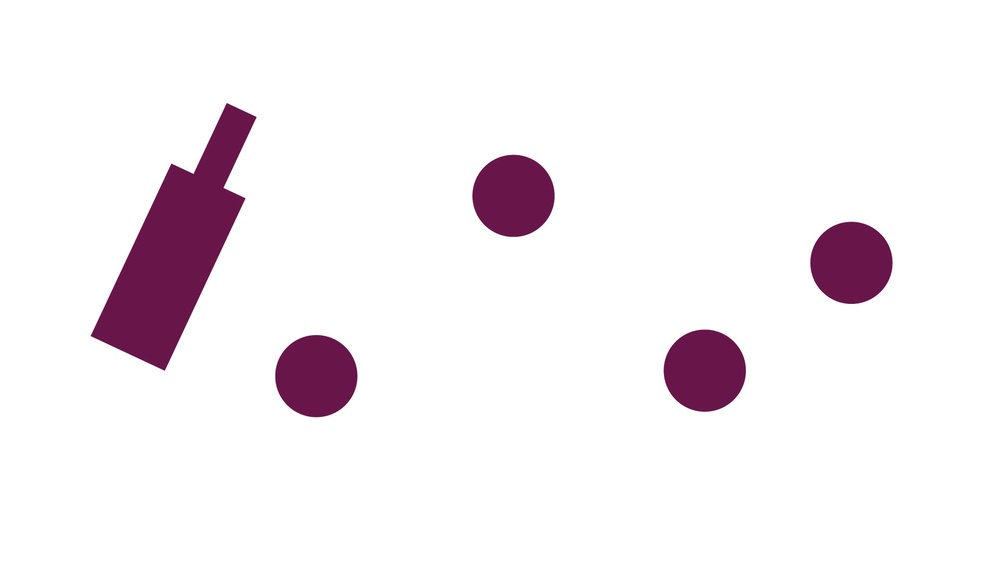
#> input picture resources/linea_1.jpg, 1000 x 562 px, shrunk from 1920 x 1080 before the run; its folder holds only this picture in this run
$ python __main__.py resources/linea_1.jpg
#> lines starting #> are read from the running program, lines starting #| are printed output that depends on the picture; after the words box and inside, x2 and y2 are one past the last pixel; in counts of white or black regions, pixels touching at a corner belong together
### Processing.py
''' Se ha creado una class llamada Game con funciones
- def __init__() para iniciar el constructor de la class Game
_ def run(self) funcion para iniciar
- def__process(self) para el proceso'''

# Importamos las librerias de mayor a menor gerarquia
import os
import cv2
import keyboard
from fun_get_shapes import get_shapes

# Definimos la class
class Game:


    def __init__(self):
        # Es el constructor
        pass
    def run(self):
        print("Precaución Iniciando Operaciones")
        self.__process()

    def __process(self):
        # leer el path donde estan las imagenes
        _path = "resources"
        print(f'veamos: { _path}')
        #Lista con los nombres de las imagenes
        files_names = os.listdir(_path)

        _running = True

        # Bucle infinito mientras running este en True
        while _running:
            # Recorriendo la lista donde esta las imagenes
            for file_name in files_names:
                image = cv2.imread(_path + "/" + file_name)
#> image is the input picture: shape (562, 1000, 3); mean B, G, R 242.2, 238.6, 244.3

                # Para dibujar los contornos pero mantener la imagen original hacemos una copia de la misma
                image_contour = image.copy()

                # Cambio de espacio de color de BGR a escala de grises
                _image_gray = cv2.cvtColor(image, cv2.COLOR_BGR2GRAY)
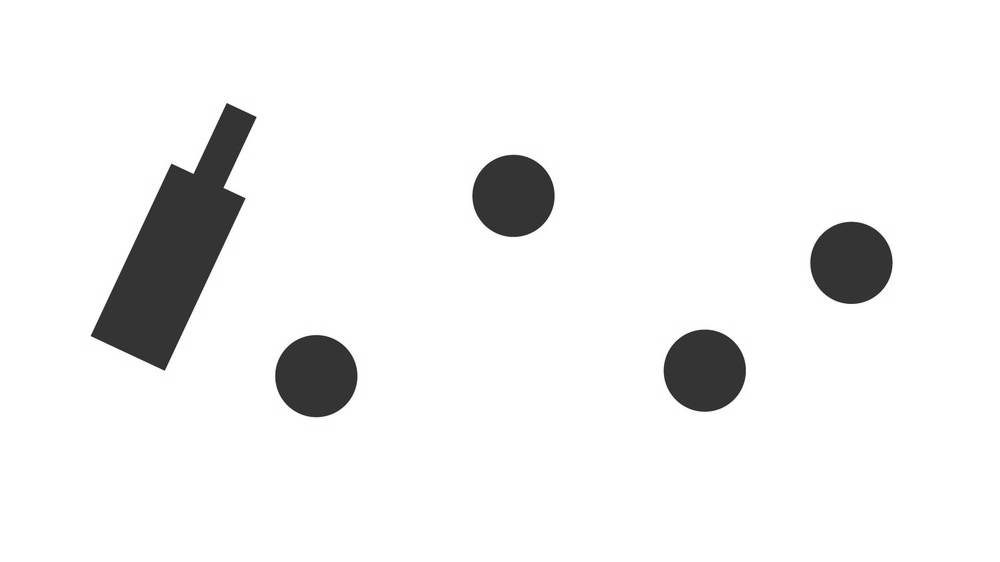
#> _image_gray: shape (562, 1000); min 33, max 255, mean 240.7

                # Desenfoque gaussiano
                _image_blur = cv2.GaussianBlur(_image_gray, (3, 3), 0)

                #   Detector de bordes Canny
                image_canny = cv2.Canny(_image_blur, 50, 50)
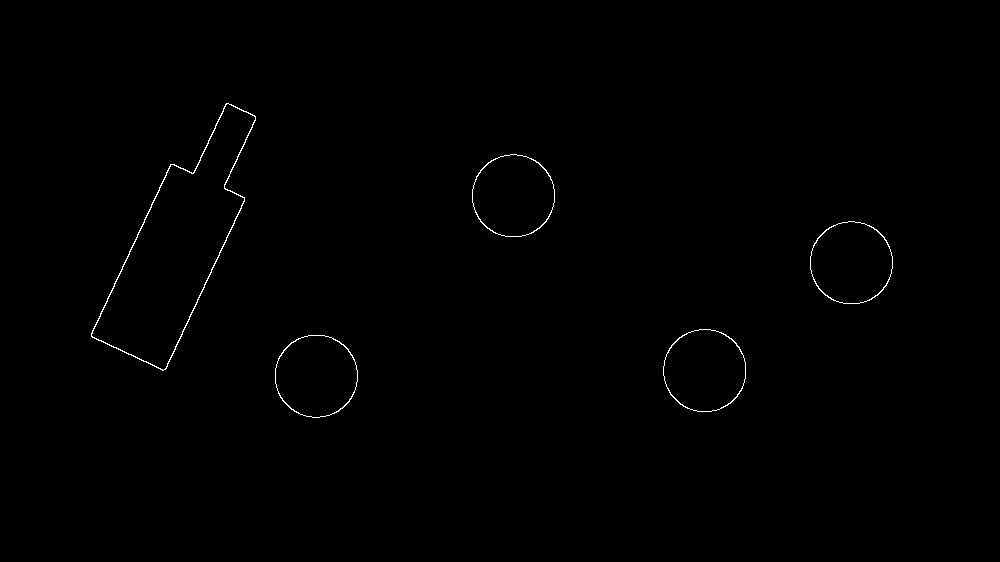
#> image_canny: shape (562, 1000); 0.38% white in thin lines or dots, all inside (x1, y1, x2, y2) = (91, 103, 893, 418)

                # Instancia de la funcion get_shapes
                # Como parámetro para la función, pasaremos la imagen resultante del detector de bordes
                get_shapes(image_canny, image_contour)
                # Podemos ver como el detector de bordes muestra los contornos
                cv2.imshow("Result", image_contour)

                cv2.waitKey(500)

                # Code para salir del bucle While pulsando la tecla q
                if keyboard.is_pressed("q"):
                    _running = False
                    break

### fun_get_shapes.py
''' Analizando las formas de los objetos de una imagen'''

import cv2

'''Declarando la funcion get_shapes(input_image,image_contour) con sus
parametros de entrada'''
def get_shapes(input_image,image_contour):

    # Obtenemos los contornos
    contours, hierarchy = cv2.findContours(input_image, cv2.RETR_EXTERNAL, cv2.CHAIN_APPROX_NONE)
#> contours = 5 contours; box (x1, y1, x2, y2) and area: (91, 103, 256, 371) 18336, (663, 329, 746, 412) 5341, (275, 335, 358, 418) 5339, (472, 154, 555, 237) 5335, (810, 221, 893, 304) 5334

    # Ciclo for para recorrer la lista contours
    for contour in contours:

        # Obtenemos el área de las figuras a partir de sus contornos
        #area = cv2.contourArea(contour)
        # print(area)

        # Se obtiene el perimetro
        perimeter = cv2.arcLength(contour, True)

        # Y se aproxima la curva poligonal, con un error del 1%
        poly = cv2.approxPolyDP(contour, 0.01 * perimeter, True)

        # Se obtiene la longitud del contorno
        x, y, w, h = cv2.boundingRect(poly)


        # Dibujamos el rectángulo
        cv2.rectangle(image_contour, (x, y), (x+w, y+h), (0, 255, 0), 2)

        # Y dibujamos un punto en el centro del rectángulo
        cv2.circle(image_contour, (x + w//2, y + h//2), 1, (0, 255, 0), 2, 1)


        corner_count = len(poly)
        print(f" Num de corners encontrados: {corner_count}")
        if corner_count <= 8:
            obj_type = "Falla"

        else:

            obj_type = "OK"

        # Escribir en la imagen si Falla o esta OK
        cv2.putText(image_contour, obj_type, ((x+(w//2))-10, (y+(h//2))-10), cv2.FONT_HERSHEY_SIMPLEX,
                    1, (255, 255, 255), 2)
#> this loop made 5 passes
#> (perimeter, x, y, w, h, corner_count, obj_type) on passes 1 to 5: (272.9, 275, 335, 83, 83, 15, 'OK'), (272.9, 663, 329, 83, 83, 15, 'OK'), (272.9, 810, 222, 83, 82, 15, 'OK'), (272.9, 472, 154, 83, 83, 15, 'OK'), (750.1, 91, 103, 165, 268, 8, 'Falla')
#|  Num de corners encontrados: 15
#|  Num de corners encontrados: 15
#|  Num de corners encontrados: 15
#|  Num de corners encontrados: 15
#|  Num de corners encontrados: 8
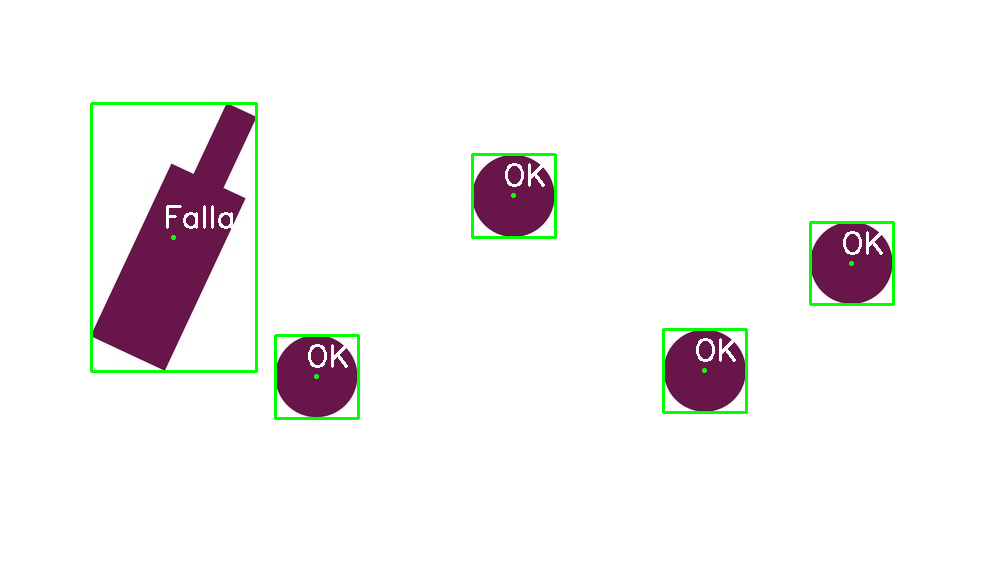
#> image_contour: shape (562, 1000, 3); 1.54% of pixels changed, all inside (x1, y1, x2, y2) = (90, 102, 895, 420)

        # Imprimimos los datos
       # print(obj_type + " with area " + str(area) + " at " + str((x + w // 2, y + h // 2)))

### __main__.py
'''
Williams Villalba
******************************************
Importando sys (sistema) que es un built-in
Importando  call de Call_pictures'''

import sys
from Processing import Game

# Funcion de test
def main(args=None):
  if args is None:
    args = sys.argv[1:]
  print('Verificación de botellas')
  # Instancia de la class Game
  app = Game()
  app.run()
#> (key q is pressed here)


'''Es un Idiom __Punto de ingreso'''
if __name__ == '__main__':
  sys.exit(main())
#> (the program exits here)

$ run again, on resources/linea_2.jpg
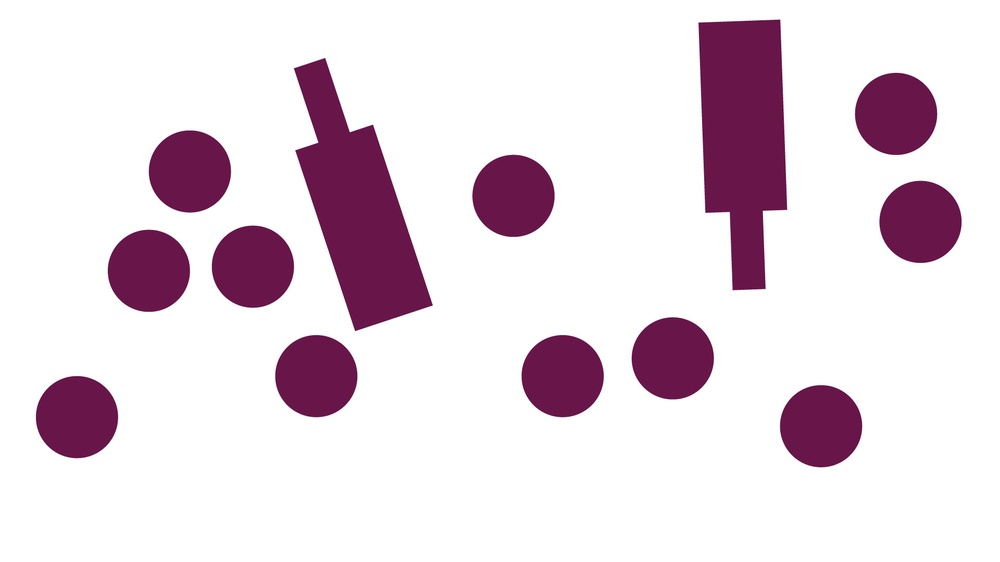
#> input picture resources/linea_2.jpg, 1000 x 562 px, shrunk from 1920 x 1080 before the run
#> in __process, image is the input picture: shape (562, 1000, 3); mean B, G, R 224.2, 215.5, 229.3
#> in __process, `image_canny = cv2.Canny(_image_blur, 50, 50)`:
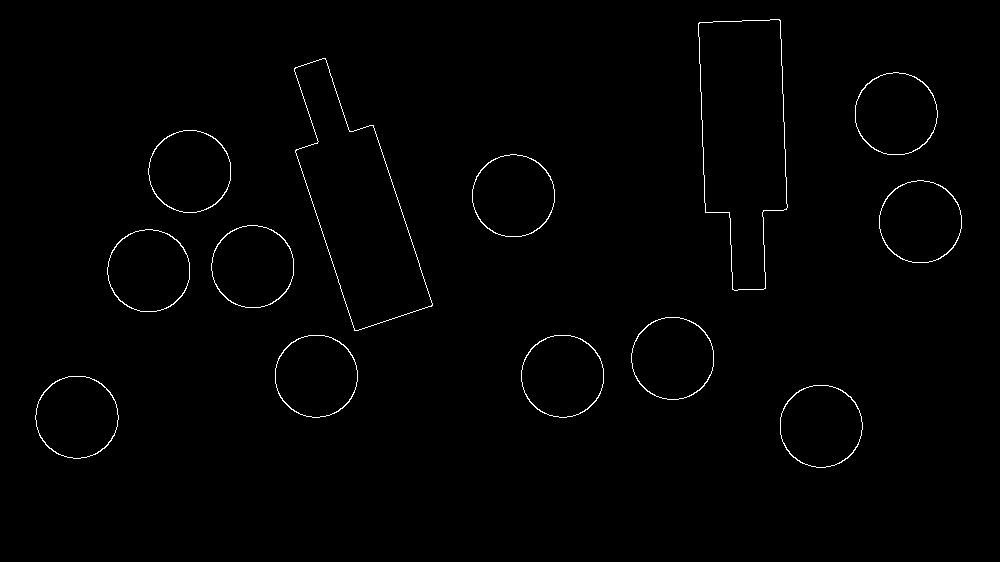
#> image_canny: shape (562, 1000); 0.83% white in thin lines or dots, all inside (x1, y1, x2, y2) = (35, 19, 962, 468)
#> contours = 13 contours; largest, box (x1, y1, x2, y2) and area: (294, 58, 433, 331) 18186, (698, 19, 788, 291) 18174, (211, 225, 294, 308) 5342, (521, 335, 604, 418) 5339, (275, 335, 358, 418) 5339
#> the loop in get_shapes, `for contour in contours:` made 13 passes
#> (perimeter, x, y, w, h, corner_count, obj_type) on passes 1 to 8: (273.5, 780, 385, 83, 83, 15, 'OK'), (273.8, 36, 376, 82, 82, 15, 'OK'), (272.9, 521, 335, 83, 83, 15, 'OK'), (272.9, 275, 335, 83, 83, 15, 'OK'), (272.9, 631, 317, 83, 83, 15, 'OK'), (273.5, 108, 230, 82, 82, 13, 'OK'), (272.9, 211, 225, 83, 83, 15, 'OK'), (272.9, 879, 180, 83, 83, 15, 'OK')
#> (printed output is left out)
#> after the loop in get_shapes, `for contour in contours:`:
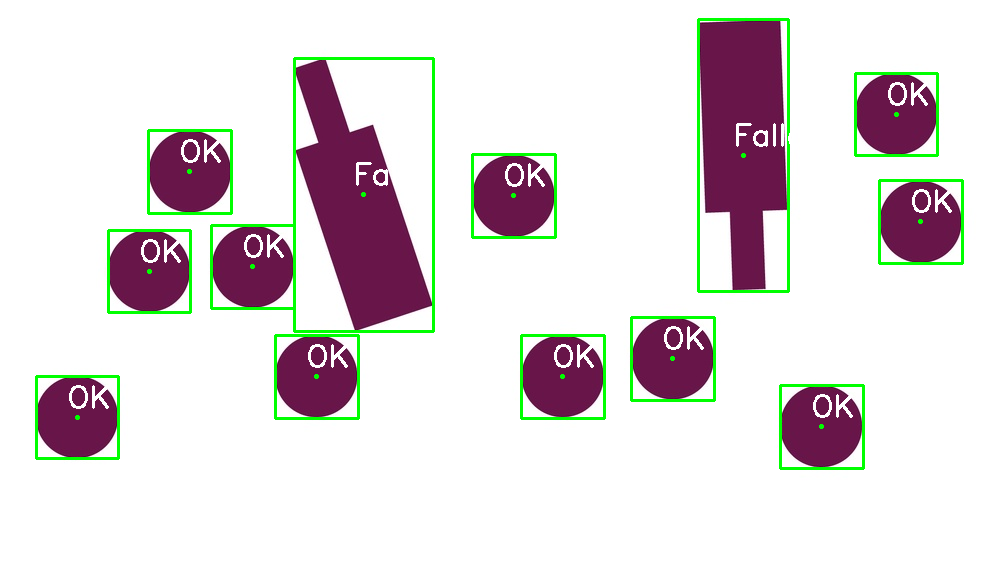
#> image_contour: shape (562, 1000, 3); 3.6% of pixels changed, all inside (x1, y1, x2, y2) = (35, 18, 964, 470)
